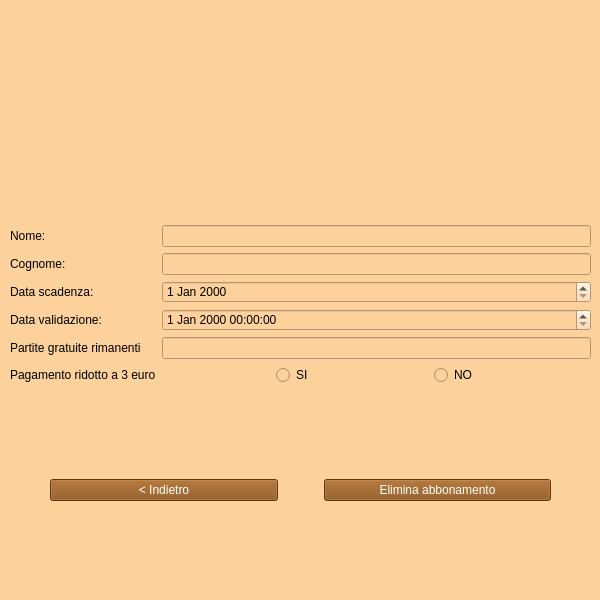
<?xml version="1.0" encoding="UTF-8"?>
<ui version="4.0">
 <class>Form</class>
 <widget class="QWidget" name="Form">
  <property name="geometry">
   <rect>
    <x>0</x>
    <y>0</y>
    <width>600</width>
    <height>600</height>
   </rect>
  </property>
  <property name="minimumSize">
   <size>
    <width>600</width>
    <height>600</height>
   </size>
  </property>
  <property name="maximumSize">
   <size>
    <width>600</width>
    <height>600</height>
   </size>
  </property>
  <property name="windowTitle">
   <string>Abbonamento</string>
  </property>
  <property name="styleSheet">
   <string notr="true">background-color: #FCD19C</string>
  </property>
  <widget class="QWidget" name="verticalLayoutWidget">
   <property name="geometry">
    <rect>
     <x>10</x>
     <y>10</y>
     <width>581</width>
     <height>531</height>
    </rect>
   </property>
   <layout class="QVBoxLayout" name="verticalLayout">
    <item>
     <layout class="QHBoxLayout" name="horizontalLayout">
      <item>
       <widget class="QLabel" name="label_7">
        <property name="minimumSize">
         <size>
          <width>150</width>
          <height>150</height>
         </size>
        </property>
        <property name="maximumSize">
         <size>
          <width>150</width>
          <height>150</height>
         </size>
        </property>
        <property name="text">
         <string/>
        </property>
        <property name="pixmap">
         <pixmap>../../Logo_bowling.png</pixmap>
        </property>
        <property name="scaledContents">
         <bool>true</bool>
        </property>
       </widget>
      </item>
     </layout>
    </item>
    <item>
     <spacer name="verticalSpacer">
      <property name="orientation">
       <enum>Qt::Vertical</enum>
      </property>
      <property name="sizeType">
       <enum>QSizePolicy::Fixed</enum>
      </property>
      <property name="sizeHint" stdset="0">
       <size>
        <width>20</width>
        <height>20</height>
       </size>
      </property>
     </spacer>
    </item>
    <item>
     <layout class="QFormLayout" name="formLayout">
      <property name="formAlignment">
       <set>Qt::AlignLeading|Qt::AlignLeft|Qt::AlignVCenter</set>
      </property>
      <item row="1" column="0">
       <widget class="QLabel" name="label_1">
        <property name="text">
         <string>Nome:</string>
        </property>
       </widget>
      </item>
      <item row="1" column="1">
       <widget class="QLineEdit" name="textNome"/>
      </item>
      <item row="3" column="0">
       <widget class="QLabel" name="label_2">
        <property name="text">
         <string>Cognome:</string>
        </property>
       </widget>
      </item>
      <item row="3" column="1">
       <widget class="QLineEdit" name="textCognome"/>
      </item>
      <item row="5" column="0">
       <widget class="QLabel" name="label_4">
        <property name="text">
         <string>Data scadenza:</string>
        </property>
       </widget>
      </item>
      <item row="5" column="1">
       <widget class="QDateEdit" name="dateScadenza"/>
      </item>
      <item row="6" column="0">
       <widget class="QLabel" name="label_5">
        <property name="text">
         <string>Data validazione:</string>
        </property>
       </widget>
      </item>
      <item row="6" column="1">
       <widget class="QDateTimeEdit" name="dateValidazione"/>
      </item>
      <item row="7" column="0">
       <widget class="QLabel" name="label_6">
        <property name="text">
         <string>Partite gratuite rimanenti</string>
        </property>
       </widget>
      </item>
      <item row="7" column="1">
       <widget class="QLineEdit" name="textPartiteGratuite"/>
      </item>
      <item row="9" column="0">
       <widget class="QLabel" name="label_3">
        <property name="text">
         <string>Pagamento ridotto a 3 euro</string>
        </property>
       </widget>
      </item>
      <item row="9" column="1">
       <layout class="QHBoxLayout" name="horizontalLayout_3">
        <item>
         <spacer name="horizontalSpacer_4">
          <property name="orientation">
           <enum>Qt::Horizontal</enum>
          </property>
          <property name="sizeHint" stdset="0">
           <size>
            <width>40</width>
            <height>20</height>
           </size>
          </property>
         </spacer>
        </item>
        <item>
         <widget class="QRadioButton" name="radioButtonSi">
          <property name="text">
           <string>SI</string>
          </property>
         </widget>
        </item>
        <item>
         <spacer name="horizontalSpacer_6">
          <property name="orientation">
           <enum>Qt::Horizontal</enum>
          </property>
          <property name="sizeHint" stdset="0">
           <size>
            <width>40</width>
            <height>20</height>
           </size>
          </property>
         </spacer>
        </item>
        <item>
         <widget class="QRadioButton" name="radioButtonNo">
          <property name="enabled">
           <bool>true</bool>
          </property>
          <property name="text">
           <string>NO</string>
          </property>
         </widget>
        </item>
        <item>
         <spacer name="horizontalSpacer_5">
          <property name="orientation">
           <enum>Qt::Horizontal</enum>
          </property>
          <property name="sizeHint" stdset="0">
           <size>
            <width>40</width>
            <height>20</height>
           </size>
          </property>
         </spacer>
        </item>
       </layout>
      </item>
     </layout>
    </item>
    <item>
     <spacer name="verticalSpacer_2">
      <property name="orientation">
       <enum>Qt::Vertical</enum>
      </property>
      <property name="sizeType">
       <enum>QSizePolicy::Fixed</enum>
      </property>
      <property name="sizeHint" stdset="0">
       <size>
        <width>20</width>
        <height>50</height>
       </size>
      </property>
     </spacer>
    </item>
    <item>
     <layout class="QHBoxLayout" name="horizontalLayout_2">
      <item>
       <spacer name="horizontalSpacer_2">
        <property name="orientation">
         <enum>Qt::Horizontal</enum>
        </property>
        <property name="sizeType">
         <enum>QSizePolicy::Maximum</enum>
        </property>
        <property name="sizeHint" stdset="0">
         <size>
          <width>40</width>
          <height>20</height>
         </size>
        </property>
       </spacer>
      </item>
      <item>
       <widget class="QPushButton" name="indietroButton">
        <property name="styleSheet">
         <string notr="true">color: white;  background-color: #874B0F</string>
        </property>
        <property name="text">
         <string>&lt; Indietro</string>
        </property>
       </widget>
      </item>
      <item>
       <spacer name="horizontalSpacer">
        <property name="orientation">
         <enum>Qt::Horizontal</enum>
        </property>
        <property name="sizeType">
         <enum>QSizePolicy::Maximum</enum>
        </property>
        <property name="sizeHint" stdset="0">
         <size>
          <width>40</width>
          <height>20</height>
         </size>
        </property>
       </spacer>
      </item>
      <item>
       <widget class="QPushButton" name="eliminaButton">
        <property name="styleSheet">
         <string notr="true">color: white;  background-color: #874B0F</string>
        </property>
        <property name="text">
         <string>Elimina abbonamento</string>
        </property>
       </widget>
      </item>
      <item>
       <spacer name="horizontalSpacer_3">
        <property name="orientation">
         <enum>Qt::Horizontal</enum>
        </property>
        <property name="sizeType">
         <enum>QSizePolicy::Maximum</enum>
        </property>
        <property name="sizeHint" stdset="0">
         <size>
          <width>40</width>
          <height>20</height>
         </size>
        </property>
       </spacer>
      </item>
     </layout>
    </item>
    <item>
     <spacer name="verticalSpacer_3">
      <property name="orientation">
       <enum>Qt::Vertical</enum>
      </property>
      <property name="sizeType">
       <enum>QSizePolicy::Minimum</enum>
      </property>
      <property name="sizeHint" stdset="0">
       <size>
        <width>20</width>
        <height>40</height>
       </size>
      </property>
     </spacer>
    </item>
   </layout>
  </widget>
 </widget>
 <resources/>
 <connections/>
</ui>
